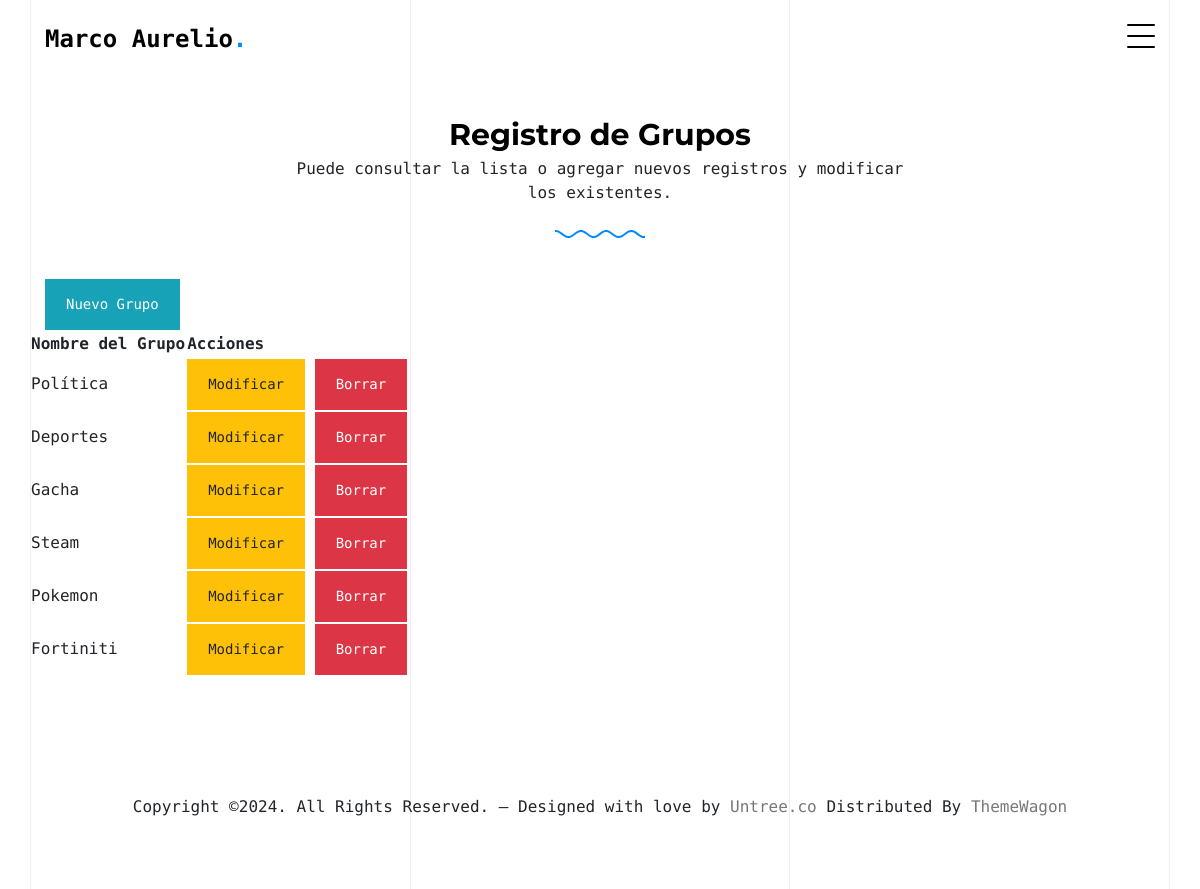
The app's page /ver_grupos/ (signed in), older data.
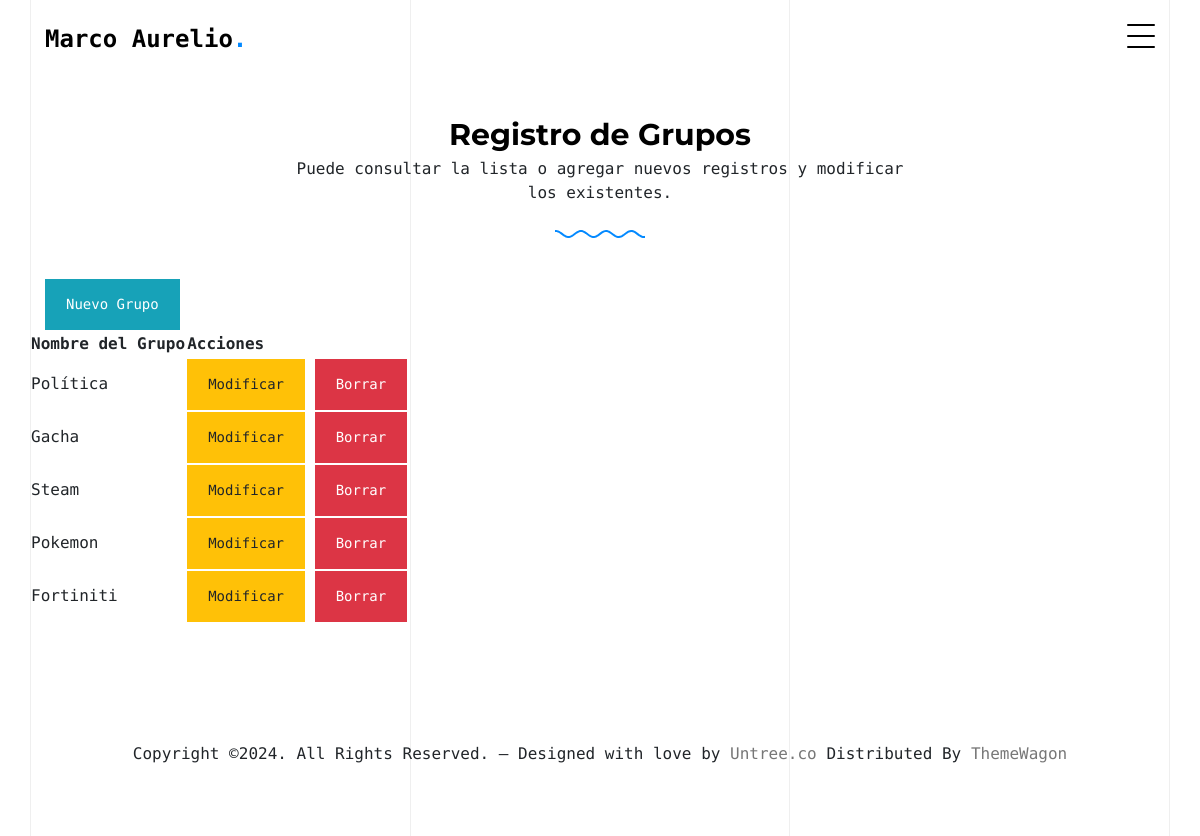
The same page, newer data.
### pagina_cms/models.py (models this page shows)
class grupos(models.Model):
    grupo = models.CharField(max_length=45)

### pagina_cms/grupo.py (the view)
# urls.py: path('ver_grupos/', grupo.ver_grupos, name='ver_grupos'),
def ver_grupos(request):
    if request.method == 'GET':
        if 'nivel_usuario' in request.session:
            if request.session['nivel_usuario'] == 'ADMINISTRADOR':
                lista_grupos = grupos.objects.all()
                variables = {'request': request, 'grupos': lista_grupos}
                return render(request, 'ver_grupo.html', variables)
            else:
                variables = {'nombre_usuario': request.session.get('nombre_usuario', '')}
                return render(request, 'panel.html', variables)
        else:
            return redirect('acceder')

### pagina_cms/context_processors.py (called while the page is built)
def nivel_usuario(request):
    nivel_usuario = request.session.get('nivel_usuario', None)
    usuario_autenticado = request.session.get('usuario_autenticado', False)
    return {
        'nivel_usuario': nivel_usuario,
        'usuario_autenticado': usuario_autenticado,
    }

### pagina_cms/templates/ver_grupo.html (shortened to what this page needs)
{% extends 'base.html' %}
{% block cuerpo %}
<div class="untree_co-section pb-0">
    <div class="container">
        <div class="row mb-4">
            <div class="col-lg-7 text-center mx-auto">
                <h2 class="section-heading gsap-reveal-hero mb-0"><strong>Registro de Grupos</strong></h2>
                <p class="gsap-reveal-hero">Puede consultar la lista o agregar nuevos registros y modificar los existentes.</p>
                <div class="wave gsap-reveal-hero">
                    <svg>
                        <path d="M10,10 L50,100 L90,50" stroke="#0389ff"></path>
                    </svg>
                </div>
            </div>
        </div>
        <div class="row">
            <div class="col-lg-12">
                <a href="{% url 'nuevo_grupo' %}" class="btn btn-info">Nuevo Grupo</a>
            </div>
            <table>
                <tr>
                    <th>Nombre del Grupo</th>
                    <th>Acciones</th>
                </tr>
                {% for grupo in grupos %}
                <tr>
                    <td>{{ grupo.grupo }}</td>
                    <td>
                        <a href="{% url 'modificar_grupo' id=grupo.id %}" class="btn btn-warning">Modificar</a>
                        <a href="{% url 'borrar_grupo' id=grupo.id %}" class="btn btn-danger">Borrar</a>
                    </td>
                </tr>
                {% endfor %}
            </table>
        </div>
    </div>
</div>
{% endblock %}

Row changes from the older to the newer data that the page shows:
removed grupos: grupo "Deportes"
